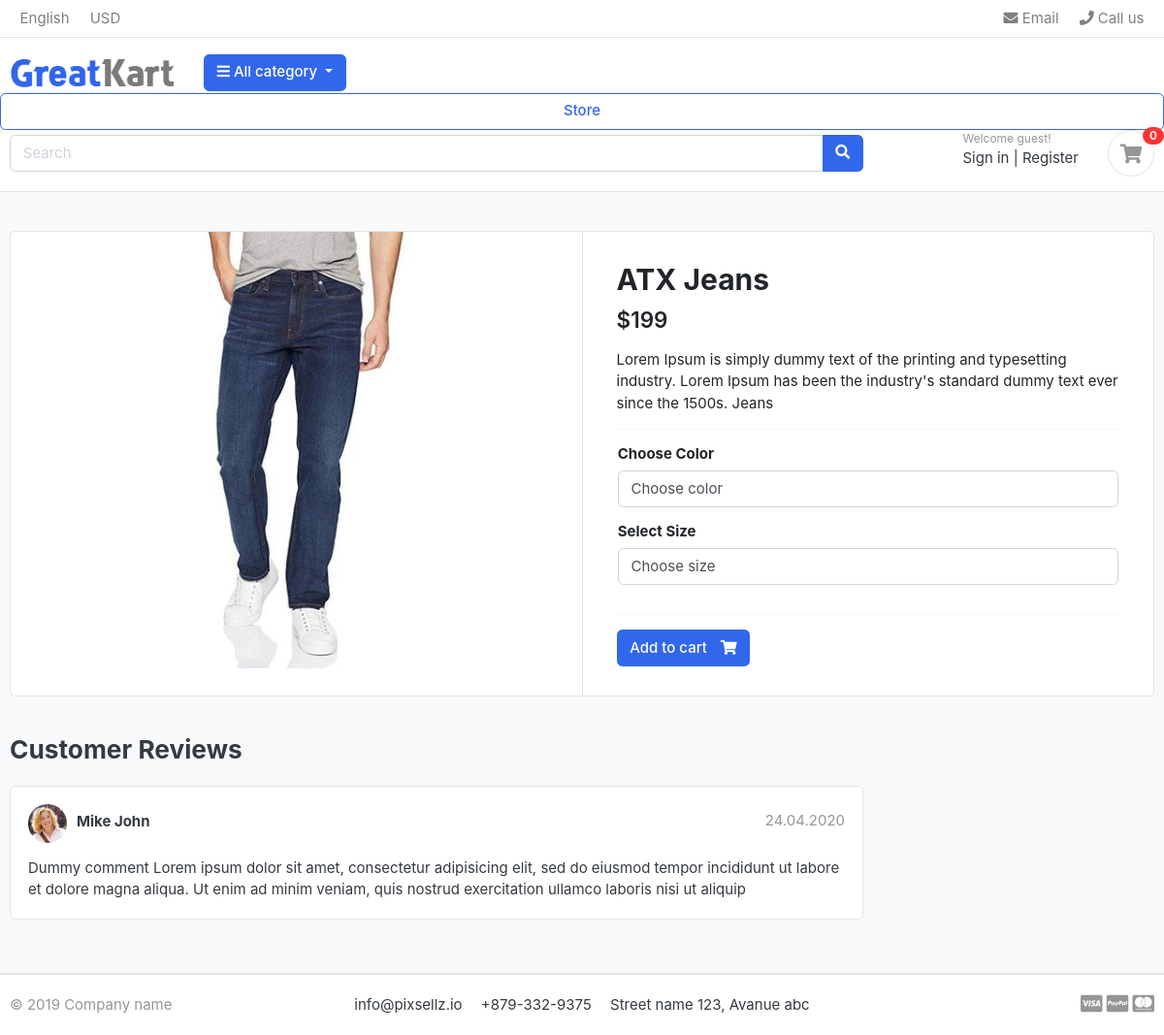
/store/category/jeans/atx-jeans/, run on the app's committed database.
### store/models.py (models this page shows, shortened)
class Product(models.Model):
    product_name=models.CharField(max_length=200,unique=True)
    slug        =models.SlugField(max_length=300,unique=True)
    description =models.TextField(max_length=500,blank=True)
    price       =models.IntegerField()
    image       =models.ImageField(upload_to='photos/products')
    stock       =models.IntegerField()
    is_available=models.BooleanField(default=True)
    category    =models.ForeignKey(Category,on_delete=models.CASCADE)
    created_data=models.DateTimeField(auto_now_add=True)
    modified    =models.DateTimeField(auto_now=True)

### store/views.py (the view)
# urls.py: path("category/<slug:category_slug>/<slug:product_slug>/",views.product_details,name="product_details"),
def product_details(request,category_slug,product_slug):
    try:
        selected_category = get_object_or_404(Category, slug=category_slug)
        single_product = get_object_or_404(Product, category=selected_category, slug=product_slug)
        in_cart=CartItem.objects.filter(cart__cart_id=_cart_id(request),product=single_product).exists()     # to check is product already in cart or not
    except Exception as e:
        raise e
    context={
        'single_product': single_product,
        'in_cart':in_cart,
    }
    return render(request,'store/product_details.html',context)

### carts/context_processors.py (called while the page is built)
def counter(request):
    cart_count=0
    if 'admin' is request.path:
        return {}
    else:
        try:
            cart=Cart.objects.get(cart_id=_cart_id(request))
            cart_items=CartItem.objects.all()
            for cart_item in cart_items:
                cart_count+=cart_item.quantity
        except Cart.DoesNotExist:
            cart_count=0
    return dict(cart_count=cart_count)

### carts/views.py (called while the page is built)
def _cart_id(request):                                   # to get cart session id
    cart=request.session.session_key
    if not cart:
        cart=request.session.create()
    return cart

### category/context_processors.py (called while the page is built)
def menu_links(request):
    all_links=Category.objects.all()
    return dict(links=all_links)

### store/templates/store/product_details.html (shortened to what this page needs)
{% extends 'app/base.html' %}
{% block content %}
<section class="section-content padding-y bg">
    <div class="container">
    <div class="card">
        <div class="row no-gutters">
            <aside class="col-md-6">
    <article class="gallery-wrap">
        <div class="img-big-wrap">
           <a href="#"><img src="{{single_product.image.url}}"></a>
        </div>
    </article>
            </aside>
<main class="col-md-6 border-left">
  <form action="{% url 'add_cart' single_product.id  %}" method="POST">
    <article class="content-body">
    <h2 class="title">{{single_product.product_name}}</h2>
    <div class="mb-3">
        <var class="price h4">${{single_product.price}}</var>
    </div>
    <p>{{single_product.description}}</p>
    <hr>
    <div class="row">
      <div class="item-option-select">
          <h6>Choose Color</h6>
          <select name="color" class="form-control" required>
            <option value="color" disabled selected>Choose color</option>
          </select>
      </div>
  </div>
  <div class="row">
      <div class="item-option-select">
         <h6>Select Size</h6>
          <select name="size" class="form-control" required>
            <option value="color" disabled selected>Choose size</option>
          </select>
      </div>
  </div>
        <hr>
        {% if single_product.stock == 0 %}
           <h5 class='text-danger'> Out Of Stock</h5>
        {% else %}
        <button type="submit" class="btn  btn-primary"> <span class="text">Add to cart</span> <i class="fas fa-shopping-cart"></i>  </button>
        {% endif %}
    </article>
  </form>
</main>
        </div>
    </div>
    <br>
    <div class="row">
                <div class="col-md-9">
        <header class="section-heading">
            <h3>Customer Reviews </h3>
        </header>
        <article class="box mb-3">
            <div class="icontext w-100">
                <img src="./images/avatars/avatar1.jpg" class="img-xs icon rounded-circle">
                <div class="text">
                    <span class="date text-muted float-md-right">24.04.2020 </span>
                    <h6 class="mb-1">Mike John </h6>
                </div>
            </div>
            <div class="mt-3">
                <p>
                    Dummy comment Lorem ipsum dolor sit amet, consectetur adipisicing elit, sed do eiusmod
                    tempor incididunt ut labore et dolore magna aliqua. Ut enim ad minim veniam,
                    quis nostrud exercitation ullamco laboris nisi ut aliquip
                </p>
            </div>
        </article>
        </div>
    </div>
    </div>
    </section>
{% endblock %}

### app/static/app/css/ui.css (style rules this page uses)
html { font-family: "Inter", sans-serif; font-size: 15px; }
.content-body { flex: 1 1 auto; padding: 2rem 2.3rem; }
.img-xs, .img-sm, .img-md, .img-lg { -o-object-fit: cover; object-fit: cover; flex-shrink: 0; flex-grow: 0; }
.img-xs { width: 40px; height: 40px; }
.padding-y { padding-top: 40px; padding-bottom: 40px; }
var { font-style: normal; }
article:after, .form-group:after { display: block; clear: both; content: ""; }
.bg { background-color: #f8f9fa; }
.section-heading { margin-bottom: 20px; margin-top: 15px; }
p:last-child { margin-bottom: 0; }
.btn .text + i { margin-left: 10px; }
.icontext { display: inline-flex; align-items: center; vertical-align: middle; }
.icontext .text { width: 100%; line-height: 1.2; }
.icontext .icon { position: relative; margin-right: 10px; flex-shrink: 0; flex-grow: 0; }
.price { font-weight: 600; color: #212529; }
.box { padding: 18px; background: #fff; border-radius: 0.37rem; border: 1px solid #e4e4e4; }
.box img { max-width: 100%; }
.gallery-wrap .img-big-wrap { margin-bottom: 10px; border-radius: 0.37rem; overflow: hidden; background-color: #fff; }
.gallery-wrap .img-big-wrap a { text-align: center; display: block; }
.gallery-wrap .img-big-wrap img { height: 450px; width: auto; display: inline-block; }
.item-option-select { margin-bottom: 1rem; display: inline-block; margin-right: 15px; }

### data on the page
Product: image (picture), product_name "ATX Jeans", price "199", description "Lorem Ipsum is simply dummy text of the printing and typesetting industry. Lorem Ipsum has been the industry's standard dummy text ever since the 1500s. Jeans"

### other printed values
{{ cart_count }} "0"
